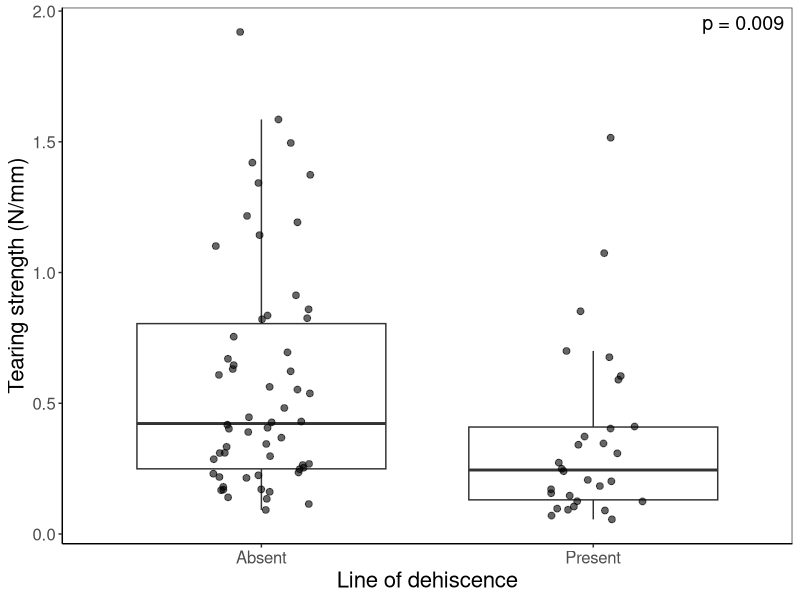
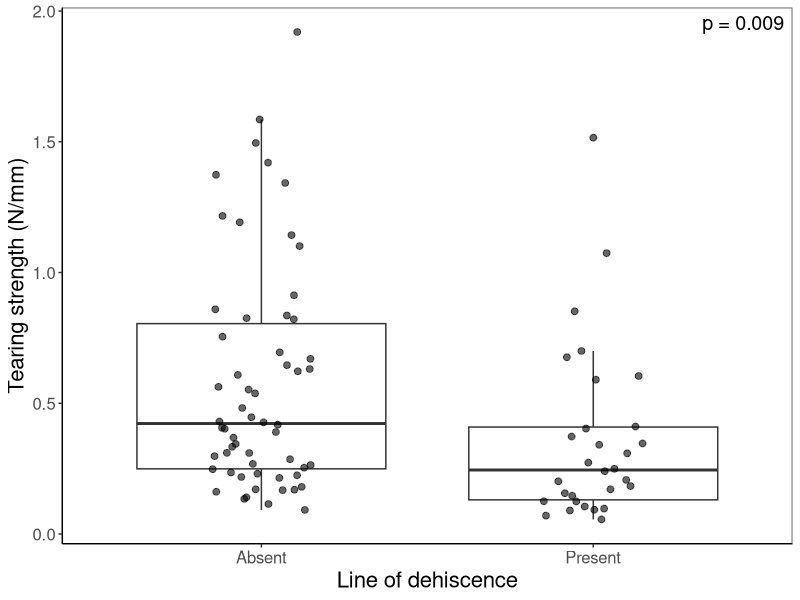

These charts were generated, in order, by the following R code:
# Load packages:
library(ggplot2)	

# Load data:
data <- read.csv("jphyc-instron-data.csv", header = TRUE, sep = ",")

# Calculate tearing strength (N/mm)
data$tearing_strength <- data$maximum_load/data$thickness_mm

data$test_lod <- as.factor(data$test_lod)

levels(data$test_lod) <- c("Absent", "Present")

###### Analysis
t.test(tearing_strength ~ test_lod, data = data, var.equal = TRUE, alternative = "greater")

# Standard Error Calculations
by(data$tearing_strength, data$test_lod, function(x) {
  c(
    mean = mean(x),
    sd   = sd(x),
    se   = sd(x) / sqrt(length(x))
  )
})

#### Figure 6
p <- ggplot(data, aes(x = test_lod, y = tearing_strength)) +
    geom_boxplot(outlier.shape = NA) +
geom_jitter(width = 0.15, height = 0, alpha = 0.6, size = 2) +
	labs(x="Line of dehiscence", y = "Tearing strength (N/mm)") +
  theme_bw()	+
  theme(	panel.grid.major 		= element_blank(),
         panel.grid.minor 		= element_blank(),
         axis.line 			= element_line(colour = "black"),
         axis.title 			= element_text(size=16),
         axis.text = element_text(size=12))+
  annotate("text", x = Inf, y = Inf, label = "p = 0.009",
           hjust = 1.1, vjust = 1.5, size = 5)
p

#ggsave
	w <- 3
	h <- 4
	dpi <- 300
	ggsave("Figure 6.tiff",
	device = "tiff",	width = w, height = h, dpi = dpi, compression = "lzw")
